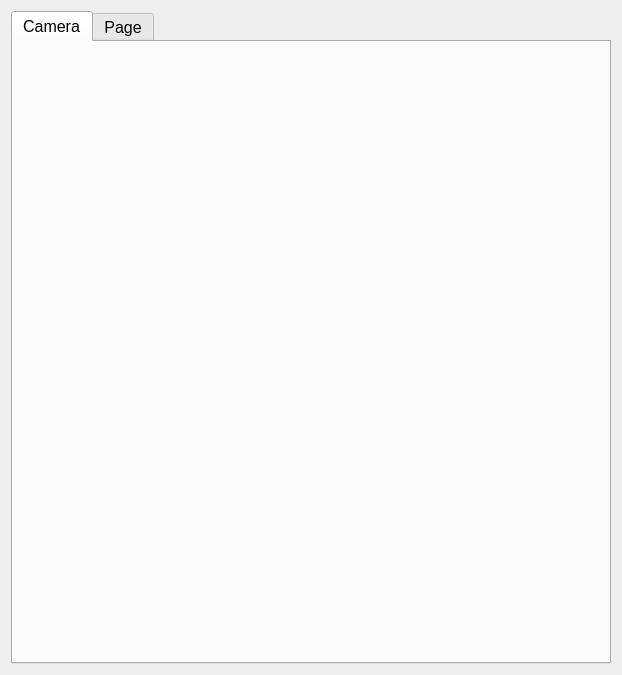
<?xml version="1.0" encoding="UTF-8"?>
<ui version="4.0">
 <class>Form</class>
 <widget class="QWidget" name="Form">
  <property name="geometry">
   <rect>
    <x>0</x>
    <y>0</y>
    <width>618</width>
    <height>671</height>
   </rect>
  </property>
  <property name="windowTitle">
   <string>Form</string>
  </property>
  <layout class="QVBoxLayout" name="verticalLayout">
   <item>
    <layout class="QGridLayout" name="gridLayout">
     <item row="0" column="0">
      <widget class="PyDMTabWidget" name="PyDMTabWidget">
       <property name="minimumSize">
        <size>
         <width>600</width>
         <height>0</height>
        </size>
       </property>
       <property name="font">
        <font>
         <pointsize>12</pointsize>
        </font>
       </property>
       <property name="toolTip">
        <string/>
       </property>
       <property name="whatsThis">
        <string/>
       </property>
       <property name="autoFillBackground">
        <bool>false</bool>
       </property>
       <property name="tabPosition">
        <enum>QTabWidget::North</enum>
       </property>
       <property name="tabShape">
        <enum>QTabWidget::Rounded</enum>
       </property>
       <property name="currentIndex">
        <number>0</number>
       </property>
       <property name="tabBarAutoHide">
        <bool>false</bool>
       </property>
       <property name="alarmChannels">
        <stringlist>
         <string></string>
         <string></string>
        </stringlist>
       </property>
       <widget class="QWidget" name="Camera">
        <attribute name="title">
         <string>Camera</string>
        </attribute>
        <layout class="QVBoxLayout" name="verticalLayout_2">
         <item>
          <widget class="PyDMEmbeddedDisplay" name="PyDMEmbeddedDisplay">
           <property name="sizePolicy">
            <sizepolicy hsizetype="Preferred" vsizetype="Minimum">
             <horstretch>0</horstretch>
             <verstretch>0</verstretch>
            </sizepolicy>
           </property>
           <property name="minimumSize">
            <size>
             <width>600</width>
             <height>600</height>
            </size>
           </property>
           <property name="font">
            <font>
             <pointsize>12</pointsize>
            </font>
           </property>
           <property name="toolTip">
            <string/>
           </property>
           <property name="filename" stdset="0">
            <string>cam.ui</string>
           </property>
           <property name="loadWhenShown" stdset="0">
            <bool>false</bool>
           </property>
           <property name="disconnectWhenHidden" stdset="0">
            <bool>false</bool>
           </property>
           <property name="followSymlinks" stdset="0">
            <bool>false</bool>
           </property>
          </widget>
         </item>
        </layout>
       </widget>
       <widget class="QWidget" name="tab_6">
        <attribute name="title">
         <string>Page</string>
        </attribute>
        <widget class="QLabel" name="label_test">
         <property name="geometry">
          <rect>
           <x>90</x>
           <y>120</y>
           <width>55</width>
           <height>17</height>
          </rect>
         </property>
         <property name="text">
          <string>TextLabel</string>
         </property>
        </widget>
        <widget class="PyDMLabel" name="PyDMLabel">
         <property name="geometry">
          <rect>
           <x>240</x>
           <y>270</y>
           <width>47</width>
           <height>17</height>
          </rect>
         </property>
         <property name="toolTip">
          <string/>
         </property>
         <property name="channel" stdset="0">
          <string>sig://motor1.user_readback</string>
         </property>
         <property name="displayFormat" stdset="0">
          <enum>PyDMLabel::Decimal</enum>
         </property>
        </widget>
       </widget>
      </widget>
     </item>
    </layout>
   </item>
  </layout>
 </widget>
 <customwidgets>
  <customwidget>
   <class>PyDMTabWidget</class>
   <extends>QTabWidget</extends>
   <header>pydm.widgets.tab_bar</header>
  </customwidget>
  <customwidget>
   <class>PyDMLabel</class>
   <extends>QLabel</extends>
   <header>pydm.widgets.label</header>
  </customwidget>
  <customwidget>
   <class>PyDMEmbeddedDisplay</class>
   <extends>QFrame</extends>
   <header>pydm.widgets.embedded_display</header>
  </customwidget>
 </customwidgets>
 <resources/>
 <connections/>
</ui>
